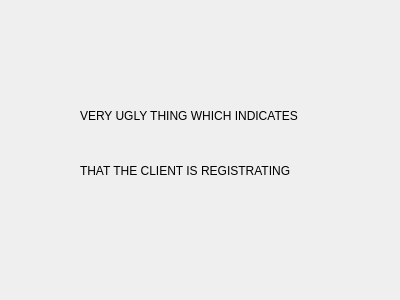
<?xml version="1.0" encoding="UTF-8"?>
<ui version="4.0">
 <class>Dialog</class>
 <widget class="QDialog" name="Dialog">
  <property name="geometry">
   <rect>
    <x>0</x>
    <y>0</y>
    <width>400</width>
    <height>300</height>
   </rect>
  </property>
  <property name="windowTitle">
   <string>Dialog</string>
  </property>
  <widget class="QLabel" name="label">
   <property name="geometry">
    <rect>
     <x>80</x>
     <y>60</y>
     <width>301</width>
     <height>111</height>
    </rect>
   </property>
   <property name="text">
    <string>VERY UGLY THING WHICH INDICATES </string>
   </property>
  </widget>
  <widget class="QLabel" name="label_2">
   <property name="geometry">
    <rect>
     <x>80</x>
     <y>120</y>
     <width>261</width>
     <height>101</height>
    </rect>
   </property>
   <property name="text">
    <string>THAT THE CLIENT IS REGISTRATING</string>
   </property>
  </widget>
 </widget>
 <resources/>
 <connections/>
</ui>
